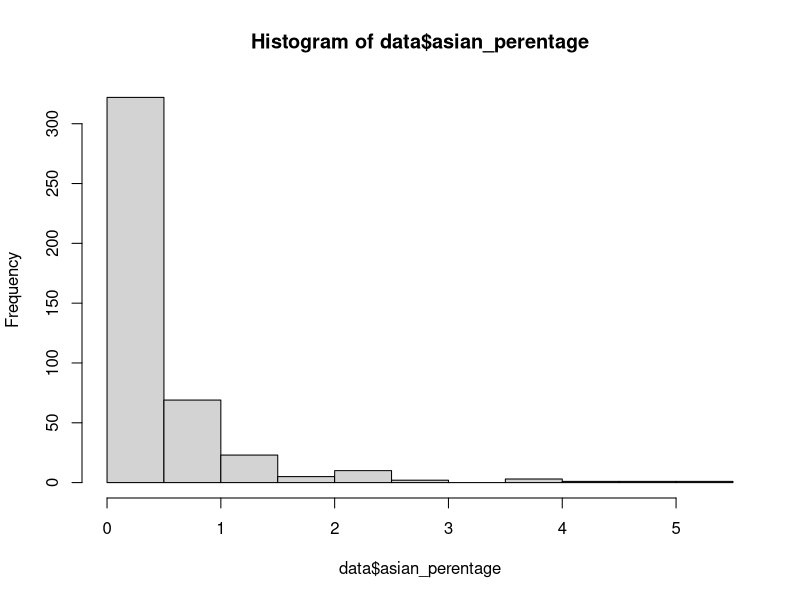
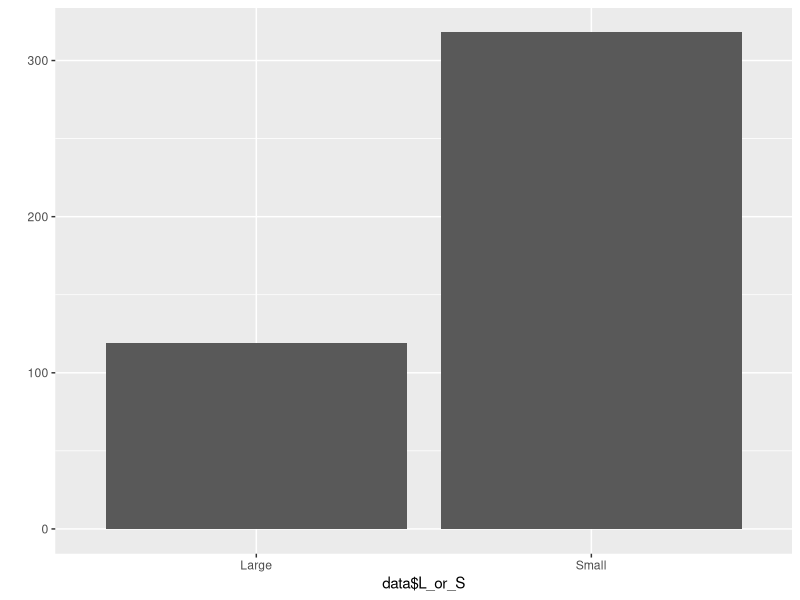

Write the R code that produced these figures, in order.
library(ggplot2)
library(dplyr)

data <- as.data.frame(ggplot2::midwest)
data
View(data)

head(data, 5)

tail(data, 5)

data <- rename(data, total = poptotal)
data <- rename(data, asian = popasian)

data

data$asian_perentage <- (data$asian / data$total) * 100

data

hist(data$asian_perentage)

average_asian <- mean(data$asian_perentage)

data$L_or_S <- ifelse(data$asian_perentage >= average_asian, "Large","Small")

data

qplot(data$L_or_S)